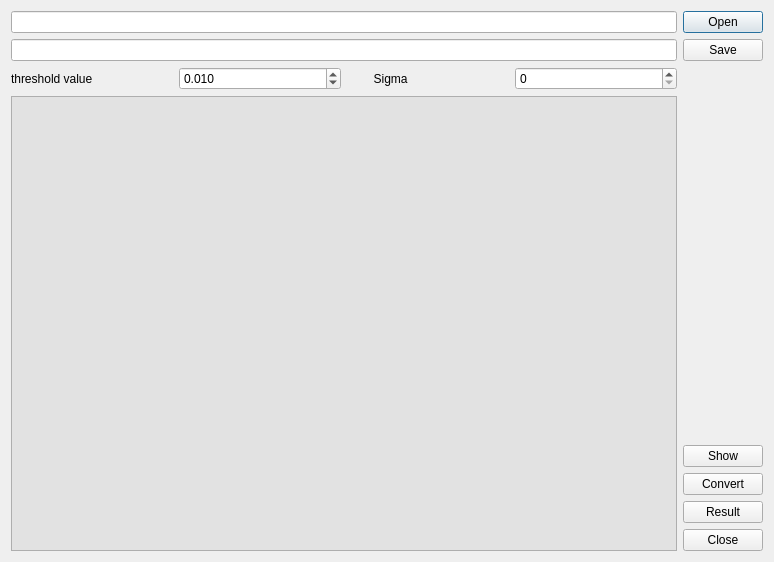
<?xml version="1.0" encoding="UTF-8"?>
<ui version="4.0">
 <class>converter</class>
 <widget class="QDialog" name="converter">
  <property name="geometry">
   <rect>
    <x>0</x>
    <y>0</y>
    <width>774</width>
    <height>562</height>
   </rect>
  </property>
  <property name="cursor">
   <cursorShape>ArrowCursor</cursorShape>
  </property>
  <property name="windowTitle">
   <string>Statistical-Converter</string>
  </property>
  <property name="windowIcon">
   <iconset>
    <normaloff>../2.ico</normaloff>../2.ico</iconset>
  </property>
  <layout class="QGridLayout" name="gridLayout">
   <item row="0" column="0" rowspan="7">
    <layout class="QVBoxLayout" name="verticalLayout_3">
     <item>
      <layout class="QVBoxLayout" name="verticalLayout">
       <item>
        <widget class="QLineEdit" name="Input"/>
       </item>
       <item>
        <widget class="QLineEdit" name="Output"/>
       </item>
      </layout>
     </item>
     <item>
      <layout class="QVBoxLayout" name="verticalLayout_2"/>
     </item>
     <item>
      <layout class="QHBoxLayout" name="horizontalLayout">
       <item>
        <widget class="QLabel" name="label_2">
         <property name="text">
          <string>threshold value</string>
         </property>
         <property name="buddy">
          <cstring>ratio</cstring>
         </property>
        </widget>
       </item>
       <item>
        <widget class="QDoubleSpinBox" name="ratio">
         <property name="keyboardTracking">
          <bool>true</bool>
         </property>
         <property name="decimals">
          <number>3</number>
         </property>
         <property name="minimum">
          <double>0.001000000000000</double>
         </property>
         <property name="maximum">
          <double>0.500000000000000</double>
         </property>
         <property name="singleStep">
          <double>0.010000000000000</double>
         </property>
         <property name="value">
          <double>0.010000000000000</double>
         </property>
        </widget>
       </item>
       <item>
        <widget class="QLabel" name="label">
         <property name="text">
          <string>        Sigma</string>
         </property>
         <property name="buddy">
          <cstring>sigma</cstring>
         </property>
        </widget>
       </item>
       <item>
        <widget class="QSpinBox" name="sigma">
         <property name="maximum">
          <number>10</number>
         </property>
        </widget>
       </item>
      </layout>
     </item>
     <item>
      <widget class="QTextBrowser" name="log">
       <property name="styleSheet">
        <string notr="true">font: 75 9pt &quot;Consolas&quot;;
background-color: rgb(226, 226, 226);</string>
       </property>
      </widget>
     </item>
    </layout>
   </item>
   <item row="0" column="1">
    <widget class="QPushButton" name="Input_button">
     <property name="text">
      <string>Open</string>
     </property>
    </widget>
   </item>
   <item row="1" column="1">
    <widget class="QPushButton" name="Output_button">
     <property name="text">
      <string>Save</string>
     </property>
    </widget>
   </item>
   <item row="2" column="1">
    <spacer name="verticalSpacer">
     <property name="orientation">
      <enum>Qt::Vertical</enum>
     </property>
     <property name="sizeHint" stdset="0">
      <size>
       <width>20</width>
       <height>355</height>
      </size>
     </property>
    </spacer>
   </item>
   <item row="3" column="1">
    <widget class="QPushButton" name="Show_button">
     <property name="text">
      <string>Show</string>
     </property>
    </widget>
   </item>
   <item row="4" column="1">
    <widget class="QPushButton" name="Convert_button">
     <property name="text">
      <string>Convert</string>
     </property>
    </widget>
   </item>
   <item row="5" column="1">
    <widget class="QPushButton" name="Result">
     <property name="text">
      <string>Result</string>
     </property>
    </widget>
   </item>
   <item row="6" column="1">
    <widget class="QPushButton" name="Close_button">
     <property name="text">
      <string>Close</string>
     </property>
    </widget>
   </item>
  </layout>
 </widget>
 <tabstops>
  <tabstop>Input_button</tabstop>
  <tabstop>Input</tabstop>
  <tabstop>Output_button</tabstop>
  <tabstop>Output</tabstop>
  <tabstop>log</tabstop>
 </tabstops>
 <resources/>
 <connections>
  <connection>
   <sender>Close_button</sender>
   <signal>clicked()</signal>
   <receiver>converter</receiver>
   <slot>reject()</slot>
   <hints>
    <hint type="sourcelabel">
     <x>401</x>
     <y>295</y>
    </hint>
    <hint type="destinationlabel">
     <x>381</x>
     <y>196</y>
    </hint>
   </hints>
  </connection>
 </connections>
</ui>
